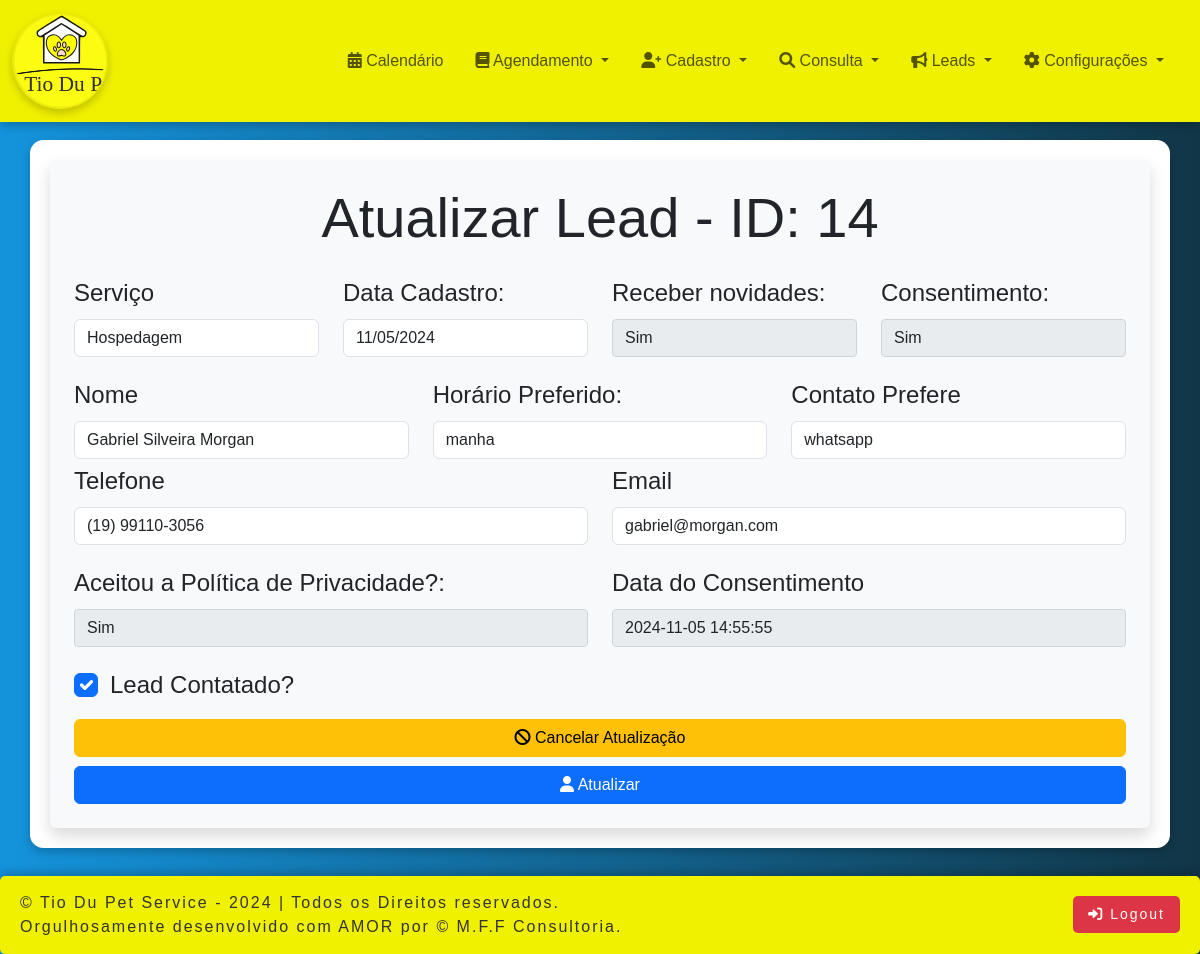
The app's page /office/lead_atualizar.php?id=14 (signed in) with its own data.
### tables this page shows
CREATE TABLE `lead` (
  `id` int(11) NOT NULL,
  `servico` varchar(255) NOT NULL,
  `data_lead` datetime DEFAULT current_timestamp(),
  `nome` varchar(255) NOT NULL,
  `telefone` varchar(15) NOT NULL,
  `email` varchar(255) NOT NULL,
  `contato_prefere` enum('email','telefone','whatsapp') NOT NULL,
  `horario_prefere` enum('manha','tarde') NOT NULL,
  `receber_novidades` tinyint(1) DEFAULT 0,
  `consentimento_dados` tinyint(1) DEFAULT 0,
  `data_consentimento` datetime NOT NULL,
  `politica_privacidade` varchar(255) NOT NULL,
  `lead_contatado` enum('Sim','Não') DEFAULT 'Não'
);

### office/lead_atualizar.php (the view, shortened to what this page needs)
<?php
include 'office_header.php';
include 'conexaoAction.php';
$id = $servico = $data_lead = $nome = $telefone = $email = $contato_prefere = "";
$politica_privacidade = $lead_contatado = "";
if (isset($_GET['id'])) {
    $id = $_GET['id'];
    $sql = "SELECT * FROM lead WHERE id = ?";
    if ($stmt = $conexao->prepare($sql)) {
        $stmt->bind_param("i", $id);
        if ($stmt->execute()) {
            $result = $stmt->get_result();
            if ($result->num_rows == 1) {
                $row = $result->fetch_assoc();
                $data_lead = substr($row['data_lead'], 0, 10);
                $lead_contatado = $row['lead_contatado'];
            }
        }
    }
} else {
    header("Location: lead_listar.php");
    exit();
}
?>
<head>
</head>
<body>
<div class="container-centered container d-flex justify-content-center align-items-center">
    <div class="form-container col-md-8 bg-light p-4 rounded shadow">
        <h1 class="text-center mb-4 display-4">Atualizar Lead - ID: <?php echo htmlspecialchars($id); ?></h1>
        <form id="atualizarleadForm" method="POST">
            <div class="row mb-1">
                <div class="col-md-3">
                    <label for="serviceTypeInput" class="form-label">Serviço</label>
                    <input name="serviceTypeInput" id="serviceTypeInput" type="text" class="form-control" value="<?php echo htmlspecialchars($row['servico']); ?>" readonly>
                </div>
                <div class="col-md-3">
                    <label for="data_lead" class="form-label">Data Cadastro:</label>
                    <input name="data_lead" id="data_lead" type="date" class="form-control" value="<?php echo htmlspecialchars($data_lead); ?>" readonly>
                </div>
                <div class="col-md-3">
                    <label for="receber_novidades" class="form-label">Receber novidades:</label>
                    <p id="receber_novidades" class="form-control" readonly>
                        <?php echo $row['receber_novidades'] ? 'Sim' : 'Não'; ?>
                    </p>
                </div>
                <div class="col-md-3">
                    <label for="consentimento_dados" class="form-label">Consentimento:</label>
                    <p id="consentimento_dados" class="form-control" readonly>
                        <?php echo $row['consentimento_dados'] ? 'Sim' : 'Não'; ?>
                    </p>
                </div>
            </div>
            <div class="row mb-1">
                <div class="col-md-4">
                    <label for="txtNome" class="form-label">Nome</label>
                    <input name="txtNome" id="txtNome" type="text" class="form-control" value="<?php echo htmlspecialchars($row['nome']); ?>" readonly>
                </div>
                <div class="col-md-4">
                    <label for="contato" class="form-label">Horário Preferido:</label>
                    <input name="contato" id="contato" type="text" class="form-control" value="<?php echo htmlspecialchars($row['horario_prefere']); ?>" readonly>
                </div>
                <div class="col-md-4">
                    <label for="contato_prefere" class="form-label">Contato Prefere</label>
                    <input name="contato_prefere" id="contato_prefere" type="text" class="form-control" value="<?php echo htmlspecialchars($row['contato_prefere']); ?>" readonly>
                </div>
            </div>
            <div class="row mb-1">
                <div class="col-md-6">
                    <label for="telefone" class="form-label">Telefone</label>
                    <input name="telefone" id="telefone" type="text" class="form-control" value="<?php echo htmlspecialchars($row['telefone']); ?>" readonly>
                </div>
                <div class="col-md-6">
                    <label for="email" class="form-label">Email</label>
                    <input name="email" id="email" type="text" class="form-control" value="<?php echo htmlspecialchars($row['email']); ?>" readonly>
                </div>
            </div>
            <div style="height: 2vh;"></div>
            <div class="row mb-1">
                <div class="col-md-6">
                        <label for="politica_privacidade" class="form-label">Aceitou a Política de Privacidade?:</label>
                        <p id="politica_privacidade" class="form-control" readonly>
                            <?php echo $row['politica_privacidade'] ? 'Sim' : 'Não'; ?>
                        </p>
                    </div>
                <div class="col-md-6">
                    <label for="data_consentimento" class="form-label">Data do Consentimento</label>
                    <p id="data_consentimento" class="form-control"  type="date" readonly>
                            <?php echo $row['data_consentimento']; ?>
                        </p>
                </div>
            </div>
            <div class="form-content mb-3 form-check">
                <input class="form-check-input" type="checkbox" name="lead_contatado" id="lead_contatado" <?php echo $lead_contatado == 'Sim' ? 'checked' : ''; ?>>
                <label class="form-check-label" for="lead_contatado">Lead Contatado?</label>
            </div>
            <div class="text-center">
                <a href="lead_listar.php" class="btn btn-warning w-100 mb-2">
                    <i class="fa fa-ban"></i> Cancelar Atualização
                </a>
                <button type="submit" name="btnAtualizar" class="btn btn-primary w-100">
                    <i class="fa fa-user"></i> Atualizar
                </button>
            </div>
        </form>
    </div>
</div>
</body>
</html>
<?php
include 'office_footer.php';
?>

### office/office_style.css (style rules this page uses)
.container-centered { display: flex; justify-content: center; align-items: center; padding: 20px; margin: 20px auto; background-color: #fff; box-shadow: 0 4px 8px rgba(0, 0, 0, 0.2); border-radius: 10pt; font-size:x-large; }
.form-container { width: 100%; background-color: #f8f9fa; padding: 30px; border-radius: 10px; box-shadow: 0px 4px 12px rgba(0, 0, 0, 0.1); }
p.form-control[readonly] { background-color: #e9ecef; border: 1px solid #ced4da; border-radius: 0.25rem; padding: 0.375rem 0.75rem; height: calc(1.5em + 0.75rem + 2px); box-sizing: border-box; }

### office/office_header.php (style rules this page uses)
body { background: linear-gradient(to right, rgb(20, 147, 220), rgb(17, 54, 71)); font-family: sans-serif; font-size: 1rem; }

### records on screen
lead: serviceTypeInput "Hospedagem", data_lead "11/05/2024", txtNome "Gabriel Silveira Morgan", contato "manha", contato_prefere "whatsapp", telefone "(19) 99110-3056", email "gabriel@morgan.com", data_consentimento "2024-11-05 14:55:55", lead_contatado "☑"

### other values on screen
$id "14"
